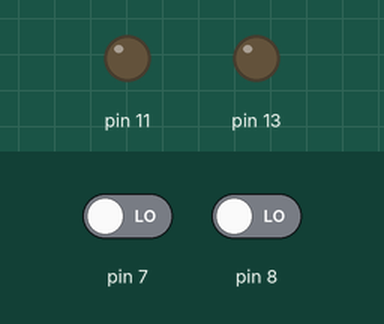
This sketch was run on a simulated Arduino Uno, built with avr-gcc and run on an emulated ATmega328P. Shown: output pins drawn as LEDs (lit = HIGH). Inputs (shaded band) come from the test bench; at power-on: pin 7 LOW, pin 8 LOW. What the sketch prints to the serial monitor is not drawn.

Above: at 1.2 s.
1.3 s: pin 7 driven HIGH
At 1.7 s:
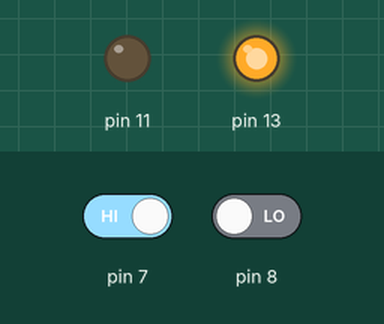
2.8 s: pin 8 driven HIGH
At 4.0 s:
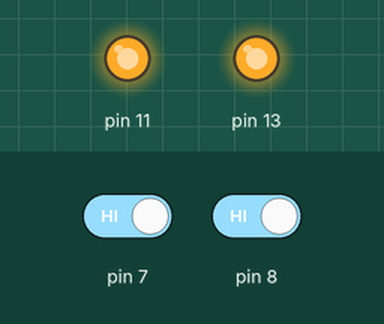
4.3 s: pin 7 driven LOW
At 5.1 s:
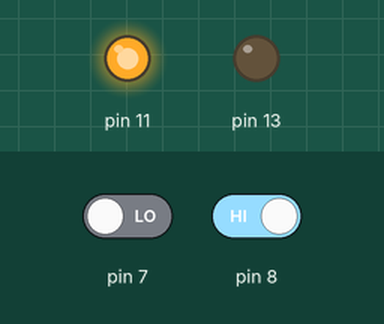
5.8 s: pin 8 driven LOW
At 6.3 s:
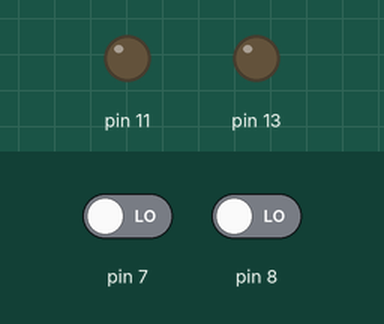
Timing chart, 0 to 8.3 s (numbered marks = the images above; inputs shaded):
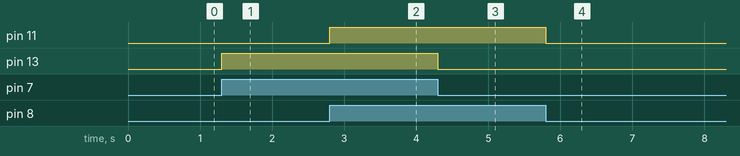

The sketch:

20201015_Touch_Button.ino
```cpp
void setup() {
  pinMode(7,INPUT);
  pinMode(8,INPUT);
  pinMode(11,OUTPUT);
  pinMode(13,OUTPUT);
  Serial.begin(19200);

}

void loop() {
  Serial.println(digitalRead(7));
  Serial.println(digitalRead(8));

  if(digitalRead(7) == 1)
  {
    digitalWrite(13,HIGH);
  }
  else
  {
    digitalWrite(13,LOW);
  }
  if(digitalRead(8) == 1)
  {
    digitalWrite(11,HIGH);
  }
  else
  {
    digitalWrite(11,LOW);
  }

}
```

Measured:
- after the input at 1.3 s, pin 13: LOW → HIGH at once
- after the input at 2.8 s, pin 11: LOW → HIGH at once
- after the input at 4.3 s, pin 13: HIGH → LOW at once
- after the input at 5.8 s, pin 11: HIGH → LOW at once
